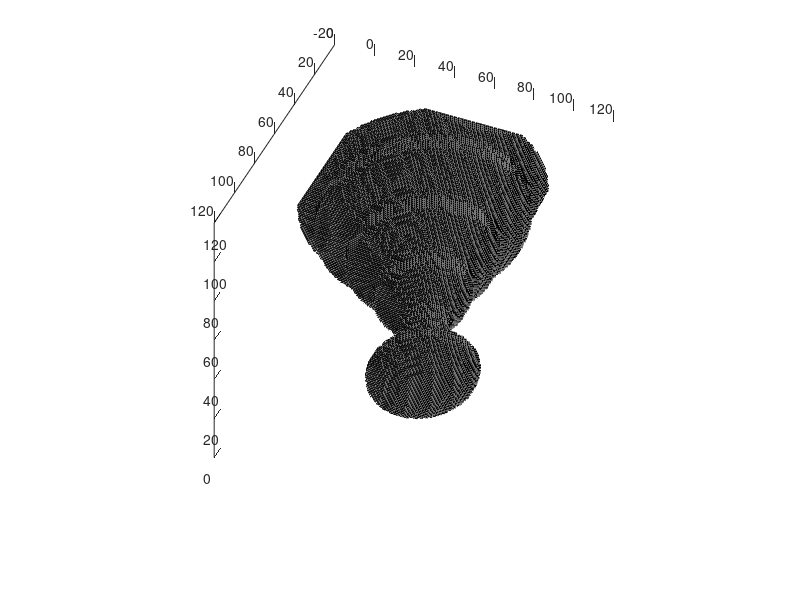

This figure's MATLAB source:
%% xface = blockPlot()
% LISCOMP Lab 2021- 2022, https://liscomp.dima.unige.it
% -------------------------------------------------------------------------
% DESCRIPTION: 
% This function draws a 3D lego-like plot from a bitmask
% inputs:
% mask -    a 3D logical array or a 3D binary mask. The function will draw
%           boxes around all points (1's) in the mask which border empty 
%           space (0's).
%           Interior points which do not border any empty space will not be
%           drawn.
%           If no input is given, draws an example (wavy cone)
% offset -  3-component vector added to the coordinate of all patches  
%           drawn(default=[0 0 0])
%           Useful if the user wants to pass only part of the figure to be
%           drawn, but have the coordinates correct to match another plot
% varagin - pair of plot style properties to pass to the patch command.
%           ex: (...,'color','r'), (...,'facealpha',.5),
%           (...,'edgecolor','none'), etc
% outputs:
% xface - returns patch object that was drawn
%
% examples:
%   p=blockPlot();
%   p=blockPlot(ones([10 10 10]));
%   p=blockPlot(ones([10 10 10]), [0 0 0], 'facecolor','r', 'facealpha',.5)
%
%  Tripp Jones, June 2011
% -------------------------------------------------------------------------
%%%% called by: Segmentation_Analysis_brain()

function xface=blockPlot(mask, offset, varargin)

% set offset to zero if none given
if nargin < 2
    offset=[0 0 0];
end
 
%draw wavy cone if no input is given
if nargin < 1
    s=101;
    mask=zeros([s 100 s]);
    k=0;
    z_r=[sqrt(9.5^2-(10.5-(1:20)).^2)/9.5*s/4 ((21:100)/100).^(1.2)*s/2.*(sin(linspace(0+k/100*8*pi(), 8*pi()+k/100*8*pi(), 80))/15+1).*linspace(.9,1.1, 80) ];
    xpos=cumsum(ones(s),1)-(s-1)/2-1;
    ypos=cumsum(ones(s),2)-(s-1)/2-1;
    rpos=sqrt(xpos.^2+ypos.^2);
    for k=1:100
        a=zeros(s);
        a(rpos<z_r(k))=1;
        mask(:,k,:)=reshape(a, [s 1 s]);
    end
end

% pad array with zeros to find 1's along border
mask=padarray(mask, [1 1 1]);

verts=[]; % will contain all vertices of the resulting figure

% trim mask to non-zero values
[xlims ylims zlims]=find_limits(mask, 1);
mask=mask(xlims,ylims,zlims);
mask_size=[numel(xlims) numel(ylims) numel(zlims)];

% set 3D offset used for plotting
xmin=min(ylims)+offset(1,2)-2.5;
ymin=min(xlims)+offset(1,1)-2.5;
zmin=min(zlims)+offset(1,3)-3.5;

% arrays to shift each component of the vertices
s1=[0;0;1;1];
s2=[0;1;1;0];
s3=[.5;.5;.5;.5];


% create convolution kernels
n1=zeros([1 1 3]);
n2=n1;
n3=n1;
n1(1,1,1)=-1;
n1(1,1,3)=1;
n2(1,1,1)=1;
n2(1,1,3)=-1;
n3(1,1,1)=-1;
n3(1,1,3)=-1;
n3(1,1,2)=1;

% find edges in +/- x/y/z direction
xmask1=convn(mask, [-1 0 1], 'same');
xmask2=convn(mask, [1 0 -1], 'same');
ymask1=convn(mask, [-1;0;1], 'same');
ymask2=convn(mask, [1;0;-1], 'same');
zmask1=convn(mask, n1,      'same');
zmask2=convn(mask, n2,      'same');

% find points with empty edges on both sides
xmask3=convn(mask, [-1 1 -1], 'same');
ymask3=convn(mask, [-1;1;-1], 'same');
zmask3=convn(mask, n3,      'same');


% find coordinates of -x edges
[p(:,1) p(:,2) p(:,3)]=ind2sub(mask_size,find((mask & xmask2==1) | xmask3==1));
b=size(p,1);
% repeat each point 4 times (to make 4 points for square face)
p=p(sort(repmat((1:b)', [4 1])),:);
% apply shifts to find corners of patch face
shifts=[s2+ymin -s3+xmin+.5 s1+zmin];
p=p+repmat(shifts,[b 1]);
verts=[verts;p];
clear p

% find coordinates of +x edges
[p(:,1) p(:,2) p(:,3)]=ind2sub(mask_size,find((mask & xmask1==1) | xmask3==1));
b=size(p,1);
p=p(sort(repmat((1:b)', [4 1])),:);
shifts=[s2+ymin s3+xmin+.5 s1+zmin];
p=p+repmat(shifts,[b 1]);
verts=[verts;p];
clear p

% -y
[p(:,1) p(:,2) p(:,3)]=ind2sub(mask_size,find((mask & ymask2==1)| ymask3==1));
b=size(p,1);
p=p(sort(repmat((1:b)', [4 1])),:);
shifts=[-s3+ymin+.5 s2+xmin s1+zmin];
p=p+repmat(shifts,[b 1]);
verts=[verts;p];
clear p

% +y
[p(:,1) p(:,2) p(:,3)]=ind2sub(mask_size,find((mask & ymask1==1) | ymask3==1));
b=size(p,1);
p=p(sort(repmat((1:b)', [4 1])),:);
shifts=[s3+ymin+.5 s2+xmin s1+zmin];
p=p+repmat(shifts,[b 1]);
verts=[verts;p];
clear p


%-z
[p(:,1) p(:,2) p(:,3)]=ind2sub(mask_size,find((mask & zmask2==1) | zmask3==1));
b=size(p,1);
p=p(sort(repmat((1:b)', [4 1])),:);
shifts=[s1+ymin s2+xmin -s3+zmin+.5];
p=p+repmat(shifts,[b 1]);
verts=[verts;p];
clear p


% +z
[p(:,1) p(:,2) p(:,3)]=ind2sub(mask_size,find((mask & zmask1==1) | zmask3==1));
b=size(p,1);
p=p(sort(repmat((1:b)', [4 1])),:);
shifts=[s1+ymin s2+xmin s3+zmin+.5];
p=p+repmat(shifts,[b 1]);
verts=[verts;p];
clear p



% draw the patch
xface=patch(verts(:,1),verts(:,2),verts(:,3),[.5 .5 .5],varargin{:});
% re-order the vertices into 4-corner polygons (squares)
set(xface,'faces',reshape(get(xface,'faces'),4,[])');
set(gca, 'cameraPosition',[-661.6507 -588.5909 -312.2231])


return

function [xlims ylims zlims]=find_limits(mask, padding)

xlims=find(squeeze(sum(sum(mask,2),3)));
ylims=find(squeeze(sum(sum(mask,1),3)));
zlims=find(squeeze(sum(sum(mask,2),1)));

xlims=(min(xlims)-padding):(max(xlims)+padding);
ylims=(min(ylims)-padding):(max(ylims)+padding);
zlims=(min(zlims)-padding):(max(zlims)+padding);

return

